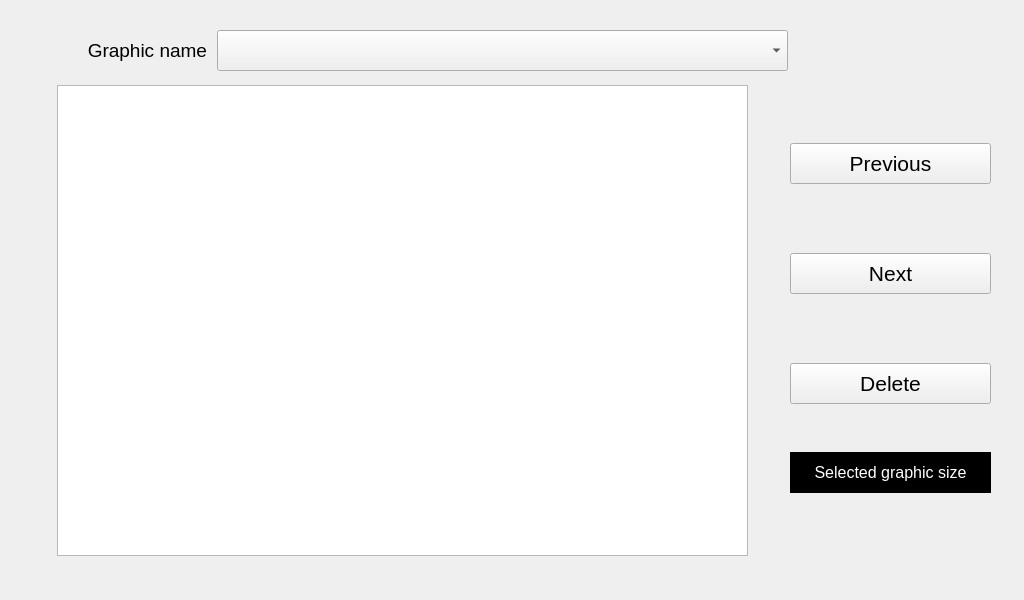
<?xml version="1.0" encoding="UTF-8"?>
<ui version="4.0">
 <class>labelGraphics</class>
 <widget class="QWidget" name="labelGraphics">
  <property name="geometry">
   <rect>
    <x>0</x>
    <y>0</y>
    <width>1024</width>
    <height>600</height>
   </rect>
  </property>
  <property name="windowTitle">
   <string>Label Graphics</string>
  </property>
  <property name="autoFillBackground">
   <bool>true</bool>
  </property>
  <widget class="QWidget" name="centralwidget" native="true">
   <property name="geometry">
    <rect>
     <x>0</x>
     <y>15</y>
     <width>1000</width>
     <height>556</height>
    </rect>
   </property>
   <widget class="QPushButton" name="btnPrevious">
    <property name="geometry">
     <rect>
      <x>790</x>
      <y>128</y>
      <width>201</width>
      <height>41</height>
     </rect>
    </property>
    <property name="sizePolicy">
     <sizepolicy hsizetype="Fixed" vsizetype="Fixed">
      <horstretch>0</horstretch>
      <verstretch>0</verstretch>
     </sizepolicy>
    </property>
    <property name="minimumSize">
     <size>
      <width>201</width>
      <height>41</height>
     </size>
    </property>
    <property name="maximumSize">
     <size>
      <width>201</width>
      <height>41</height>
     </size>
    </property>
    <property name="font">
     <font>
      <pointsize>16</pointsize>
     </font>
    </property>
    <property name="text">
     <string>Previous</string>
    </property>
   </widget>
   <widget class="QPushButton" name="btnNext">
    <property name="geometry">
     <rect>
      <x>790</x>
      <y>238</y>
      <width>201</width>
      <height>41</height>
     </rect>
    </property>
    <property name="sizePolicy">
     <sizepolicy hsizetype="Fixed" vsizetype="Fixed">
      <horstretch>0</horstretch>
      <verstretch>0</verstretch>
     </sizepolicy>
    </property>
    <property name="minimumSize">
     <size>
      <width>201</width>
      <height>41</height>
     </size>
    </property>
    <property name="maximumSize">
     <size>
      <width>201</width>
      <height>41</height>
     </size>
    </property>
    <property name="font">
     <font>
      <pointsize>16</pointsize>
     </font>
    </property>
    <property name="text">
     <string>Next</string>
    </property>
   </widget>
   <widget class="QPushButton" name="btnDelete">
    <property name="geometry">
     <rect>
      <x>790</x>
      <y>348</y>
      <width>201</width>
      <height>41</height>
     </rect>
    </property>
    <property name="sizePolicy">
     <sizepolicy hsizetype="Fixed" vsizetype="Fixed">
      <horstretch>0</horstretch>
      <verstretch>0</verstretch>
     </sizepolicy>
    </property>
    <property name="minimumSize">
     <size>
      <width>201</width>
      <height>41</height>
     </size>
    </property>
    <property name="maximumSize">
     <size>
      <width>201</width>
      <height>41</height>
     </size>
    </property>
    <property name="font">
     <font>
      <pointsize>16</pointsize>
     </font>
    </property>
    <property name="text">
     <string>Delete</string>
    </property>
   </widget>
   <widget class="QLabel" name="lblGraphicName">
    <property name="geometry">
     <rect>
      <x>6</x>
      <y>20</y>
      <width>201</width>
      <height>31</height>
     </rect>
    </property>
    <property name="font">
     <font>
      <pointsize>14</pointsize>
     </font>
    </property>
    <property name="text">
     <string>Graphic name</string>
    </property>
    <property name="alignment">
     <set>Qt::AlignRight|Qt::AlignTrailing|Qt::AlignVCenter</set>
    </property>
   </widget>
   <widget class="QLabel" name="lblGraphicSize">
    <property name="geometry">
     <rect>
      <x>790</x>
      <y>437</y>
      <width>201</width>
      <height>41</height>
     </rect>
    </property>
    <property name="palette">
     <palette>
      <active>
       <colorrole role="WindowText">
        <brush brushstyle="SolidPattern">
         <color alpha="255">
          <red>255</red>
          <green>255</green>
          <blue>255</blue>
         </color>
        </brush>
       </colorrole>
       <colorrole role="Button">
        <brush brushstyle="SolidPattern">
         <color alpha="255">
          <red>0</red>
          <green>0</green>
          <blue>0</blue>
         </color>
        </brush>
       </colorrole>
       <colorrole role="Text">
        <brush brushstyle="SolidPattern">
         <color alpha="255">
          <red>255</red>
          <green>255</green>
          <blue>255</blue>
         </color>
        </brush>
       </colorrole>
       <colorrole role="BrightText">
        <brush brushstyle="SolidPattern">
         <color alpha="255">
          <red>0</red>
          <green>0</green>
          <blue>0</blue>
         </color>
        </brush>
       </colorrole>
       <colorrole role="ButtonText">
        <brush brushstyle="SolidPattern">
         <color alpha="255">
          <red>255</red>
          <green>255</green>
          <blue>255</blue>
         </color>
        </brush>
       </colorrole>
       <colorrole role="Base">
        <brush brushstyle="SolidPattern">
         <color alpha="255">
          <red>0</red>
          <green>0</green>
          <blue>0</blue>
         </color>
        </brush>
       </colorrole>
       <colorrole role="Window">
        <brush brushstyle="SolidPattern">
         <color alpha="255">
          <red>0</red>
          <green>0</green>
          <blue>0</blue>
         </color>
        </brush>
       </colorrole>
      </active>
      <inactive>
       <colorrole role="WindowText">
        <brush brushstyle="SolidPattern">
         <color alpha="255">
          <red>255</red>
          <green>255</green>
          <blue>255</blue>
         </color>
        </brush>
       </colorrole>
       <colorrole role="Button">
        <brush brushstyle="SolidPattern">
         <color alpha="255">
          <red>0</red>
          <green>0</green>
          <blue>0</blue>
         </color>
        </brush>
       </colorrole>
       <colorrole role="Text">
        <brush brushstyle="SolidPattern">
         <color alpha="255">
          <red>255</red>
          <green>255</green>
          <blue>255</blue>
         </color>
        </brush>
       </colorrole>
       <colorrole role="BrightText">
        <brush brushstyle="SolidPattern">
         <color alpha="255">
          <red>0</red>
          <green>0</green>
          <blue>0</blue>
         </color>
        </brush>
       </colorrole>
       <colorrole role="ButtonText">
        <brush brushstyle="SolidPattern">
         <color alpha="255">
          <red>255</red>
          <green>255</green>
          <blue>255</blue>
         </color>
        </brush>
       </colorrole>
       <colorrole role="Base">
        <brush brushstyle="SolidPattern">
         <color alpha="255">
          <red>0</red>
          <green>0</green>
          <blue>0</blue>
         </color>
        </brush>
       </colorrole>
       <colorrole role="Window">
        <brush brushstyle="SolidPattern">
         <color alpha="255">
          <red>0</red>
          <green>0</green>
          <blue>0</blue>
         </color>
        </brush>
       </colorrole>
      </inactive>
      <disabled>
       <colorrole role="WindowText">
        <brush brushstyle="SolidPattern">
         <color alpha="255">
          <red>255</red>
          <green>255</green>
          <blue>255</blue>
         </color>
        </brush>
       </colorrole>
       <colorrole role="Button">
        <brush brushstyle="SolidPattern">
         <color alpha="255">
          <red>0</red>
          <green>0</green>
          <blue>0</blue>
         </color>
        </brush>
       </colorrole>
       <colorrole role="Text">
        <brush brushstyle="SolidPattern">
         <color alpha="255">
          <red>255</red>
          <green>255</green>
          <blue>255</blue>
         </color>
        </brush>
       </colorrole>
       <colorrole role="BrightText">
        <brush brushstyle="SolidPattern">
         <color alpha="255">
          <red>0</red>
          <green>0</green>
          <blue>0</blue>
         </color>
        </brush>
       </colorrole>
       <colorrole role="ButtonText">
        <brush brushstyle="SolidPattern">
         <color alpha="255">
          <red>255</red>
          <green>255</green>
          <blue>255</blue>
         </color>
        </brush>
       </colorrole>
       <colorrole role="Base">
        <brush brushstyle="SolidPattern">
         <color alpha="255">
          <red>0</red>
          <green>0</green>
          <blue>0</blue>
         </color>
        </brush>
       </colorrole>
       <colorrole role="Window">
        <brush brushstyle="SolidPattern">
         <color alpha="255">
          <red>0</red>
          <green>0</green>
          <blue>0</blue>
         </color>
        </brush>
       </colorrole>
      </disabled>
     </palette>
    </property>
    <property name="font">
     <font>
      <pointsize>12</pointsize>
     </font>
    </property>
    <property name="autoFillBackground">
     <bool>false</bool>
    </property>
    <property name="styleSheet">
     <string notr="true">QLabel
{
	color: white;
     background: black;
 }</string>
    </property>
    <property name="text">
     <string>Selected graphic size</string>
    </property>
    <property name="alignment">
     <set>Qt::AlignCenter</set>
    </property>
    <property name="wordWrap">
     <bool>true</bool>
    </property>
   </widget>
   <widget class="QLabel" name="lblGraphicWidth">
    <property name="geometry">
     <rect>
      <x>790</x>
      <y>478</y>
      <width>201</width>
      <height>30</height>
     </rect>
    </property>
    <property name="font">
     <font>
      <pointsize>12</pointsize>
     </font>
    </property>
    <property name="autoFillBackground">
     <bool>true</bool>
    </property>
    <property name="text">
     <string notr="true"/>
    </property>
    <property name="alignment">
     <set>Qt::AlignCenter</set>
    </property>
   </widget>
   <widget class="QLabel" name="lblGraphicHeight">
    <property name="geometry">
     <rect>
      <x>790</x>
      <y>508</y>
      <width>201</width>
      <height>30</height>
     </rect>
    </property>
    <property name="font">
     <font>
      <pointsize>12</pointsize>
     </font>
    </property>
    <property name="autoFillBackground">
     <bool>true</bool>
    </property>
    <property name="text">
     <string notr="true"/>
    </property>
    <property name="alignment">
     <set>Qt::AlignCenter</set>
    </property>
   </widget>
   <widget class="QGraphicsView" name="graphicsView">
    <property name="geometry">
     <rect>
      <x>57</x>
      <y>70</y>
      <width>691</width>
      <height>471</height>
     </rect>
    </property>
   </widget>
   <widget class="QComboBox" name="cbGraphicName">
    <property name="geometry">
     <rect>
      <x>217</x>
      <y>15</y>
      <width>571</width>
      <height>41</height>
     </rect>
    </property>
    <property name="font">
     <font>
      <pointsize>16</pointsize>
     </font>
    </property>
    <property name="styleSheet">
     <string notr="true">QScrollBar:vertical 
{
	width: 30px;
} 
</string>
    </property>
   </widget>
  </widget>
 </widget>
 <resources/>
 <connections/>
</ui>
